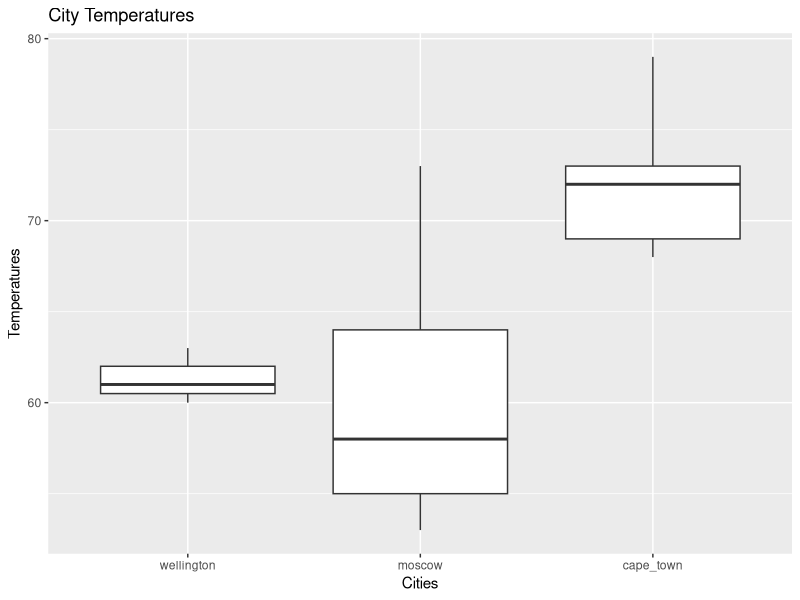

The R source for this figure:
## ---- chunk 1
test_variable <- 2 + 6
test_variable
## ---- chunk 2
# Create your variable here
temps_f <- c(62,63,62,61,61,60,60)
temps_f

## ---- chunk 3
# Write your function here
fahrenheit_to_celsius <- function(temp) {
  return ((temp - 32) * 5/9)
}
fahrenheit_to_celsius(32)
fahrenheit_to_celsius(0)

## ---- chunk 4
# Apply your function to temp_f here
temps_c <- sapply(temps_f, fahrenheit_to_celsius)
temps_c

## ---- chunk 5
# Write your function here
is_nice_weather <- function(temps) {
  count <- 0
  for(temp in temps) {
    if(temp > 60) {
      count <- count + 1
    }
  }
  return(count > (length(temps) / 2))
}
is_nice_weather(temps_f)
## ---- chunk 6
# Create your list here
possible_destionations <- list(wellington = temps_f, moscow=c(69,73,54,56,53,58,59), cape_town=c(79,74,70,68,72,68,72))
possible_destionations 

## ---- chunk 7
# Apply your function to your list
nice_cities <- lapply(possible_destionations, is_nice_weather)
nice_cities

## ---- chunk 8
# Create your boxplot visualization.
library(ggplot2)
destination_df = as.data.frame(possible_destionations)
ggplot(stack(destination_df), aes(x= ind, y=values)) + geom_boxplot() + labs(x='Cities', y='Temperatures') + ggtitle('City Temperatures')




## ---- chunk 9

